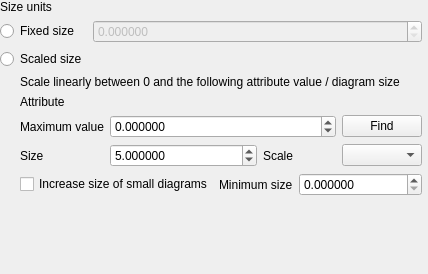
                <widget class="QWidget" name="scrollAreaWidgetContents_6">
                 <property name="geometry">
                  <rect>
                   <x>0</x>
                   <y>0</y>
                   <width>428</width>
                   <height>274</height>
                  </rect>
                 </property>
                 <layout class="QGridLayout" name="gridLayout_11">
                  <property name="leftMargin">
                   <number>0</number>
                  </property>
                  <property name="topMargin">
                   <number>0</number>
                  </property>
                  <property name="rightMargin">
                   <number>6</number>
                  </property>
                  <property name="bottomMargin">
                   <number>0</number>
                  </property>
                  <item row="0" column="0">
                   <widget class="QLabel" name="mDiagramUnitsLabel">
                    <property name="text">
                     <string>Size units</string>
                    </property>
                   </widget>
                  </item>
                  <item row="1" column="0">
                   <widget class="QRadioButton" name="mFixedSizeRadio">
                    <property name="text">
                     <string>Fixed size</string>
                    </property>
                   </widget>
                  </item>
                  <item row="1" column="1">
                   <widget class="QgsDoubleSpinBox" name="mDiagramSizeSpinBox">
                    <property name="enabled">
                     <bool>false</bool>
                    </property>
                    <property name="sizePolicy">
                     <sizepolicy hsizetype="MinimumExpanding" vsizetype="Fixed">
                      <horstretch>0</horstretch>
                      <verstretch>0</verstretch>
                     </sizepolicy>
                    </property>
                    <property name="decimals">
                     <number>6</number>
                    </property>
                    <property name="maximum">
                     <double>9999999.990000000223517</double>
                    </property>
                    <property name="singleStep">
                     <double>0.200000000000000</double>
                    </property>
                   </widget>
                  </item>
                  <item row="0" column="1">
                   <widget class="QgsUnitSelectionWidget" name="mDiagramUnitComboBox" native="true">
                    <property name="focusPolicy">
                     <enum>Qt::StrongFocus</enum>
                    </property>
                   </widget>
                  </item>
                  <item row="4" column="0">
                   <spacer name="verticalSpacer_3">
                    <property name="orientation">
                     <enum>Qt::Vertical</enum>
                    </property>
                    <property name="sizeHint" stdset="0">
                     <size>
                      <width>20</width>
                      <height>40</height>
                     </size>
                    </property>
                   </spacer>
                  </item>
                  <item row="3" column="0" colspan="2">
                   <widget class="QFrame" name="mLinearScaleFrame">
                    <property name="frameShape">
                     <enum>QFrame::NoFrame</enum>
                    </property>
                    <property name="frameShadow">
                     <enum>QFrame::Plain</enum>
                    </property>
                    <layout class="QVBoxLayout" name="verticalLayout_2">
                     <property name="leftMargin">
                      <number>20</number>
                     </property>
                     <property name="topMargin">
                      <number>0</number>
                     </property>
                     <property name="rightMargin">
                      <number>0</number>
                     </property>
                     <property name="bottomMargin">
                      <number>0</number>
                     </property>
                     <item>
                      <widget class="QLabel" name="mLinearlyScalingLabel">
                       <property name="text">
                        <string>Scale linearly between 0 and the following attribute value / diagram size</string>
                       </property>
                       <property name="wordWrap">
                        <bool>true</bool>
                       </property>
                      </widget>
                     </item>
                     <item>
                      <layout class="QGridLayout" name="gridLayout">
                       <item row="3" column="0">
                        <widget class="QLabel" name="mSizeLabel">
                         <property name="text">
                          <string>Size</string>
                         </property>
                        </widget>
                       </item>
                       <item row="3" column="3">
                        <widget class="QLabel" name="mScaleDependencyLabel">
                         <property name="text">
                          <string>Scale</string>
                         </property>
                        </widget>
                       </item>
                       <item row="3" column="4">
                        <widget class="QComboBox" name="mScaleDependencyComboBox"/>
                       </item>
                       <item row="4" column="0" colspan="5">
                        <widget class="QFrame" name="mFrameIncreaseSize">
                         <property name="frameShape">
                          <enum>QFrame::NoFrame</enum>
                         </property>
                         <property name="frameShadow">
                          <enum>QFrame::Raised</enum>
                         </property>
                         <layout class="QHBoxLayout" name="horizontalLayout">
                          <property name="leftMargin">
                           <number>0</number>
                          </property>
                          <property name="topMargin">
                           <number>0</number>
                          </property>
                          <property name="rightMargin">
                           <number>0</number>
                          </property>
                          <property name="bottomMargin">
                           <number>0</number>
                          </property>
                          <item>
                           <widget class="QCheckBox" name="mIncreaseSmallDiagramsCheck">
                            <property name="text">
                             <string>Increase size of small diagrams</string>
                            </property>
                           </widget>
                          </item>
                          <item>
                           <widget class="QLabel" name="mIncreaseMinimumSizeLabel">
                            <property name="text">
                             <string>Minimum size</string>
                            </property>
                           </widget>
                          </item>
                          <item>
                           <widget class="QgsDoubleSpinBox" name="mIncreaseMinimumSizeSpinBox">
                            <property name="sizePolicy">
                             <sizepolicy hsizetype="Expanding" vsizetype="Fixed">
                              <horstretch>0</horstretch>
                              <verstretch>0</verstretch>
                             </sizepolicy>
                            </property>
                            <property name="decimals">
                             <number>6</number>
                            </property>
                            <property name="maximum">
                             <double>100000.000000000000000</double>
                            </property>
                            <property name="singleStep">
                             <double>0.200000000000000</double>
                            </property>
                           </widget>
                          </item>
                         </layout>
                        </widget>
                       </item>
                       <item row="2" column="4">
                        <widget class="QPushButton" name="mFindMaximumValueButton">
                         <property name="text">
                          <string>Find</string>
                         </property>
                        </widget>
                       </item>
                       <item row="0" column="1" rowspan="2" colspan="4">
                        <widget class="QgsFieldExpressionWidget" name="mSizeFieldExpressionWidget">
                         <property name="sizePolicy">
                          <sizepolicy hsizetype="Expanding" vsizetype="Preferred">
                           <horstretch>0</horstretch>
                           <verstretch>0</verstretch>
                          </sizepolicy>
                         </property>
                         <property name="maximumSize">
                          <size>
                           <width>16777215</width>
                           <height>16777215</height>
                          </size>
                         </property>
                        </widget>
                       </item>
                       <item row="0" column="0" rowspan="2">
                        <widget class="QLabel" name="mSizeAttributeLabel">
                         <property name="text">
                          <string>Attribute</string>
                         </property>
                        </widget>
                       </item>
                       <item row="2" column="0">
                        <widget class="QLabel" name="label_4">
                         <property name="text">
                          <string>Maximum value</string>
                         </property>
                        </widget>
                       </item>
                       <item row="2" column="1" colspan="3">
                        <widget class="QgsDoubleSpinBox" name="mMaxValueSpinBox">
                         <property name="decimals">
                          <number>6</number>
                         </property>
                         <property name="minimum">
                          <double>-99999999.000000000000000</double>
                         </property>
                         <property name="maximum">
                          <double>99999999.000000000000000</double>
                         </property>
                        </widget>
                       </item>
                       <item row="3" column="1" colspan="2">
                        <widget class="QgsDoubleSpinBox" name="mSizeSpinBox">
                         <property name="decimals">
                          <number>6</number>
                         </property>
                         <property name="maximum">
                          <double>9999999.000000000000000</double>
                         </property>
                         <property name="singleStep">
                          <double>0.200000000000000</double>
                         </property>
                         <property name="value">
                          <double>5.000000000000000</double>
                         </property>
                        </widget>
                       </item>
                      </layout>
                     </item>
                    </layout>
                   </widget>
                  </item>
                  <item row="2" column="0">
                   <widget class="QRadioButton" name="mAttributeBasedScalingRadio">
                    <property name="text">
                     <string>Scaled size</string>
                    </property>
                   </widget>
                  </item>
                 </layout>
                </widget>
